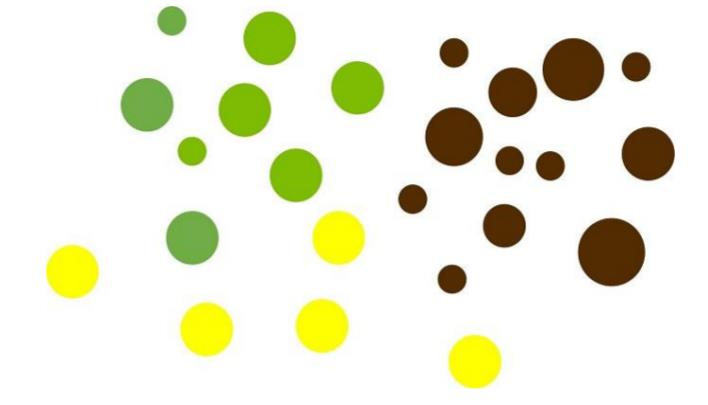
//> input picture blob.jpg, 708 x 405 px, given in place of Video2.avi, which was not available
$ ./AINT_515_Coursework   (built with g++ and OpenCV 4)
//> lines starting //> are read from the running program, lines starting //| are printed output that depends on the picture; after the words box and inside, x2 and y2 are one past the last pixel; in counts of white or black regions, pixels touching at a corner belong together; pictures that were not available may be replaced by others from this repository, and a replacement may not be noted
// code from Dr Chunxu Li
#include <iostream>
#include <opencv2/opencv.hpp>

using namespace std;
using namespace cv;
int main()
{

	//for (int k = 1; k <= 3; k++){
		int video_number = 2;

		string VideoFolder = "C:\\Users\\ivanc\\Documents\\Repos\\AINT 515\\Coursework\\\OpenCV\\Videos\\";
		string suffix = ".avi";
		VideoCapture vid_capture(VideoFolder + "Video" + to_string(video_number) + suffix);
		if (!vid_capture.isOpened())
		{
			cout << "Unable to load video" << endl;
		}
		else
		{
			int fps = vid_capture.get(CAP_PROP_FPS);
			cout << "Frames per second: " << fps << endl;
			int frame_count = vid_capture.get(CAP_PROP_FRAME_COUNT);
			cout << "Frame count: " << frame_count << endl;
		}

		int i = 0;
		while (vid_capture.isOpened())
		{
			i = i + 1;
			Mat inputFrame;
			bool captured = vid_capture.read(inputFrame);
//> inputFrame is the input picture: 405 rows x 708 cols, CV_8UC3; mean B, G, R 216.5, 236.7, 236.1
			if (captured)
			{
				Mat FrameHSV, FrameFiltered, FrameFiltered2, FrameEdges;
				cvtColor(inputFrame, FrameHSV, COLOR_BGR2HSV);
//> FrameHSV: 405 rows x 708 cols, CV_8UC3; mean H, S, V 14.4, 36.3, 239.3
				cvtColor(inputFrame, FrameEdges, COLOR_BGR2HSV);

				int hue = 18;

				dilate(FrameHSV, FrameHSV, getStructuringElement(MORPH_ELLIPSE, Size(10, 10)));
//> FrameHSV: 405 rows x 708 cols, CV_8UC3; mean H, S, V 40.9, 53.6, 245.6
				erode(FrameHSV, FrameHSV, getStructuringElement(MORPH_ELLIPSE, Size(4, 4)));
//> FrameHSV: 405 rows x 708 cols, CV_8UC3; mean H, S, V 32.4, 47.5, 243.9

				inRange(FrameHSV, Vec3b(hue - 18, 0, 0), Vec3b(hue + 18, 255, 255), FrameFiltered);
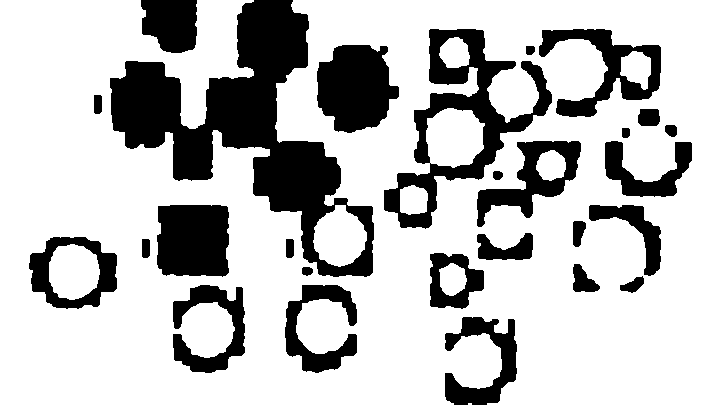
//> FrameFiltered: 405 rows x 708 cols, CV_8UC1; 74.8% white; 27 black regions, largest, box (x1, y1, x2, y2) and area: (110, 0, 374, 277) 23851, (384, 29, 552, 229) 8797, (317, 45, 399, 133) 5379
				inRange(FrameEdges, Vec3b(hue - 18, 0, 0), Vec3b(hue + 18, 255, 255), FrameEdges);
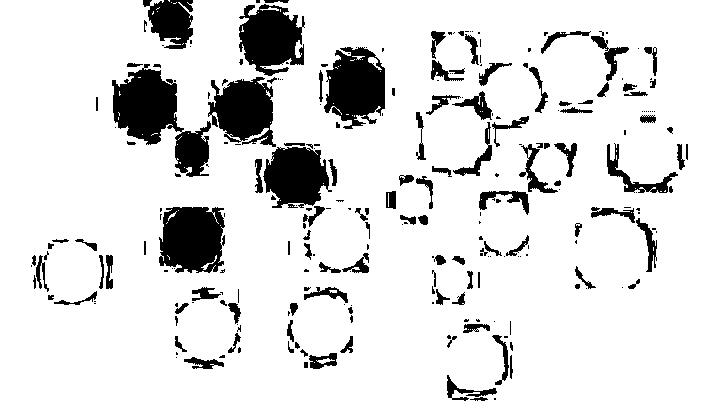
//> FrameEdges: 405 rows x 708 cols, CV_8UC1; 87% white; 253 black regions (130 under 20 px), largest, box (x1, y1, x2, y2) and area: (112, 64, 211, 177) 4971, (159, 207, 225, 273) 3630, (324, 47, 385, 129) 3472

				SimpleBlobDetector::Params params;
				params.filterByArea = true;
				params.minArea = 40;
				params.filterByConvexity = true;
				params.minConvexity = 0.65;
				params.blobColor = 255;
				// Set up detector with params
				Ptr<SimpleBlobDetector> BlobDetector =
					SimpleBlobDetector::create(params);
				// perform detection
				vector<KeyPoint> Blobs;
				BlobDetector->detect(FrameFiltered, Blobs);
//> Blobs = 8 keypoints; (x, y, size): (339, 237, 53.6), (73, 271, 52.7), (505, 249, 45.1), (636, 68, 31.4), (454, 53, 29.6), (413, 200, 29.1), (551, 165, 29), (453, 280, 28.5)

				Mat Drawnframe = inputFrame;
				if (video_number != 2)
				{
					drawKeypoints(inputFrame, Blobs, Drawnframe, Scalar(0, 0, 255),
						DrawMatchesFlags::DRAW_RICH_KEYPOINTS);
					// draw the blob centre been detected
					// the centre point is already stored in keypoint vector-Blobs, here	we can directly load it for usage

					for (int n = 0; n < Blobs.size(); ++n)
					{																									 // initialized from 0 and been set as the stop point being the size of the blobs
						circle(Drawnframe, Blobs[n].pt, 5, Scalar(0, 255, 255), 1);										 // common command to draw a circle whose origin is the centre of mass
						line(Drawnframe, Blobs[n].pt + Point2f(0, 7), Blobs[n].pt + Point2f(0, 7), Scalar(0, 255, 255)); // draw a straight line passing through the centre of mass
						line(Drawnframe, Blobs[n].pt + Point2f(7, 0), Blobs[n].pt + Point2f(7, 0), Scalar(0, 255, 255)); // draw a straight line passing through the centre of mass
					}

				}

				Mat FrameEdges2;
				erode(FrameEdges, FrameEdges, getStructuringElement(MORPH_ELLIPSE, Size(10, 10)));
				dilate(FrameEdges, FrameEdges, getStructuringElement(MORPH_ELLIPSE, Size(6, 6)));
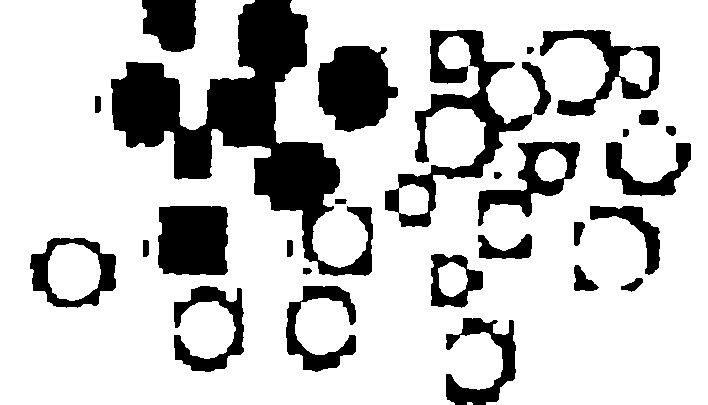
//> FrameEdges: 405 rows x 708 cols, CV_8UC1; 77.9% white; 29 black regions, largest, box (x1, y1, x2, y2) and area: (111, 0, 373, 276) 22127, (385, 30, 532, 227) 6702, (318, 46, 398, 132) 5042

				Canny(FrameEdges, FrameEdges2, 50, 100);
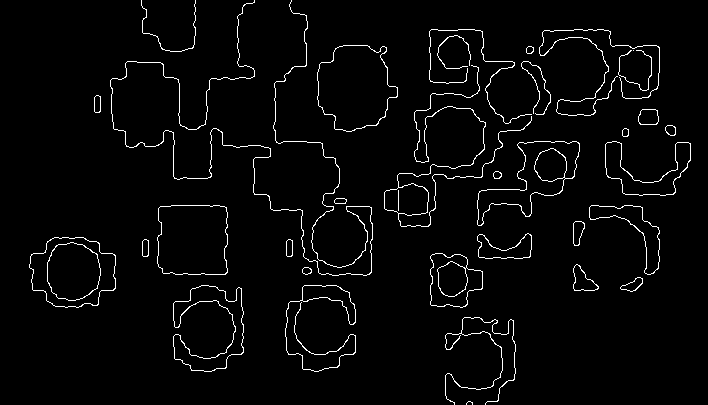
//> FrameEdges2: 405 rows x 708 cols, CV_8UC1; 2.9% white in thin lines or dots
				cvtColor(FrameEdges2, FrameEdges2, CV_GRAY2BGR);
//> FrameEdges2: 405 rows x 708 cols, CV_8UC3; 2.9% white in thin lines or dots
				Drawnframe += FrameEdges2;
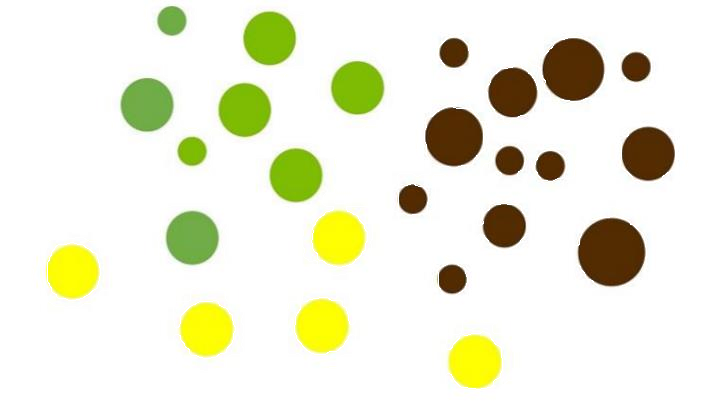
//> Drawnframe: 405 rows x 708 cols, CV_8UC3; 1.65% of pixels changed, all inside (x1, y1, x2, y2) = (31, 0, 689, 401)

				Mat ImageGray, ImageGray2;
				cvtColor(inputFrame, ImageGray, CV_BGR2GRAY);
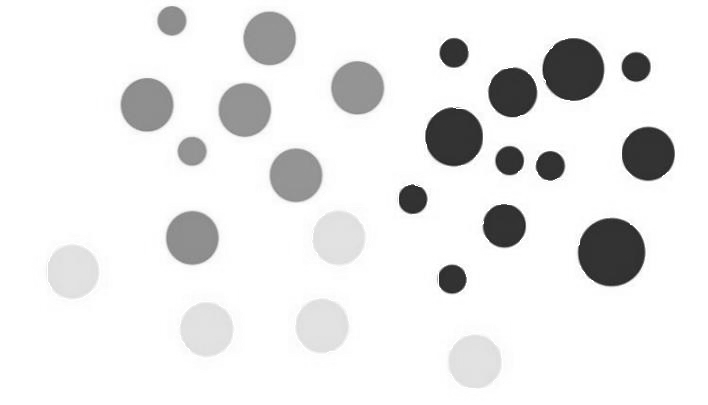
//> ImageGray: 405 rows x 708 cols, CV_8UC1; min 26, max 255, mean 234.4
				cvtColor(inputFrame, ImageGray2, CV_BGR2GRAY);

				Mat element = getStructuringElement(MORPH_ELLIPSE, Size(2, 2));
				erode(ImageGray, ImageGray, element);
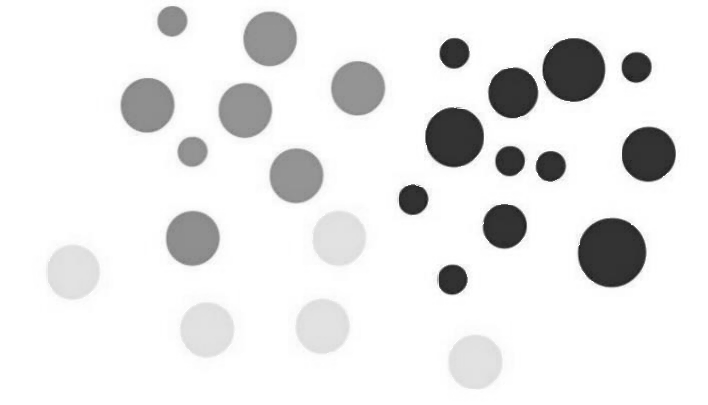
//> ImageGray: 405 rows x 708 cols, CV_8UC1; 13.44% of pixels changed, all inside (x1, y1, x2, y2) = (31, 0, 689, 402)

				// dilate(ImageGray, ImageGray, element)));
				vector<Vec3f> circles;


				if (video_number == 2)
				{
					int droplets = 0;
					HoughCircles(ImageGray2, circles, CV_HOUGH_GRADIENT, 1.2, 5, 30, 13, 5, 8);
//> circles = empty
					for (size_t i = 0; i < circles.size(); i++)
					{
						Point center(cvRound(circles[i][0]), cvRound(circles[i][1]));
						int radius = cvRound(circles[i][2]);
						// circle outline
						if (center.y > 80 && center.y < 100 && center.x > 150 && center.x < 820)
						{
							droplets += 1;
							circle(Drawnframe, center, radius, Scalar(255, 100, 255), 3, 8, 0);
						}
					}
//> this loop made 0 passes
//> after the loop, droplets = 0
					cout << "Frame: " << i << "; Number of droplets: " << droplets << endl;
//| Frame: 1; Number of droplets: 0
				}
				else
				{
					HoughCircles(ImageGray, circles, CV_HOUGH_GRADIENT, 1.2, 100, 60, 30, 25, 32);

					for (size_t i = 0; i < circles.size(); i++)
					{
						Point center(cvRound(circles[i][0]), cvRound(circles[i][1]));
						int radius = cvRound(circles[i][2]);
						// circle center
						circle(Drawnframe, center, 3, Scalar(0, 255, 0), -1, 8, 0);
						// circle outline
						circle(Drawnframe, center, radius, Scalar(0, 100, 255), 3, 8, 0);
					}
					cout << "Frame: " << i << "; Outer Wraps: " << circles.size() << "; Inner Droplets: " << Blobs.size() << endl;
				}
				imshow("Actual", Drawnframe);
				imshow("Actual", FrameEdges);
				waitKey(10);
			}
			else
			{
				break;
			}
			char c = (char)waitKey(25);
//> the Esc key is pressed
			if (c == 27)
			{
				cout << "Interrupted" << endl;
				break;
			}
		}
		vid_capture.release();
		destroyAllWindows();

		cout << "Video Ended" << endl;
	//}
}
